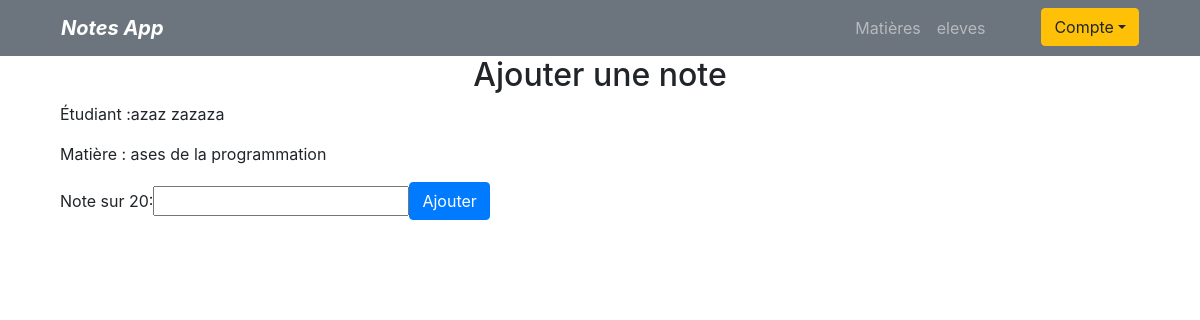
The app's page /add_note/aza20231127163051902238/1/ (signed in) with its own data.
### notes/models.py (models this page shows, shortened)
class Personne(models.Model):
    nom = models.CharField(max_length=50)
    prenom = models.CharField(max_length=50)
    sexe = models.CharField(choices=(("M", "Masculin"), ("F","Feminin")),max_length=20)
    date_naissance = models.DateField()
    user = models.OneToOneField(User, on_delete=models.CASCADE)
    class Meta:
        abstract = True

class Eleve(Personne):
    id = models.CharField(primary_key=True, max_length=55)
    niveau = models.ForeignKey(Niveau, on_delete=models.CASCADE)
    class Meta:
        verbose_name = "Eleve"
        verbose_name_plural = "Eleves"

class Matiere(models.Model):
    nom = models.CharField(max_length=50, unique=True)
    enseignant = models.ForeignKey(Enseignant, on_delete=models.CASCADE)
    niveaus = models.ManyToManyField(Niveau)
    class Meta:
        verbose_name = "Matiere"
        verbose_name_plural = "Matieres"

### notes/views.py (the view, shortened to what this page needs)
# urls.py: path("add_note/<str:eleve_id>/<int:matiere_id>/", views.add_note, name="add-note"),
@login_required
@permission_required('notes.add_note', raise_exception=True)
def add_note(request, eleve_id, matiere_id):
    eleve = get_object_or_404(Eleve, pk=eleve_id)
    matiere = get_object_or_404(Matiere, pk=matiere_id)
    form = NoteForm()
    context = {"matiere": matiere, "eleve": eleve, "form": form}
    return render(request, "notes/add_note.html", context)

### notes/forms.py
class NoteForm(forms.ModelForm):
    class Meta:
        model = Note
        fields = ("valeur",)
        labels ={"valeur":"Note sur 20"}

### notes/templates/notes/add_note.html (shortened to what this page needs)
{% extends 'notes/index.html' %}
{% block content %}
  <div class="newsletter-subscribe">
    <div class="container">
      <div class="intro">
        <h2 class="text-center">Ajouter une note</h2>
        <p class="text-left">Étudiant :{{ eleve.nom }} {{ eleve.prenom }}</p>
        <p class="text-left">Matière : {{ matiere.nom }}</p>
      </div>
      <form class="form-inline" method="post">
        {{ form }}
        <div class="form-group">
          <button class="btn btn-primary" type="submit">Ajouter</button>
        </div>
      </form>
    </div>
  </div>
{% endblock %}

### records on screen
Eleve: nom "azaz", prenom "zazaza"
Matiere: nom "ases de la programmation"
